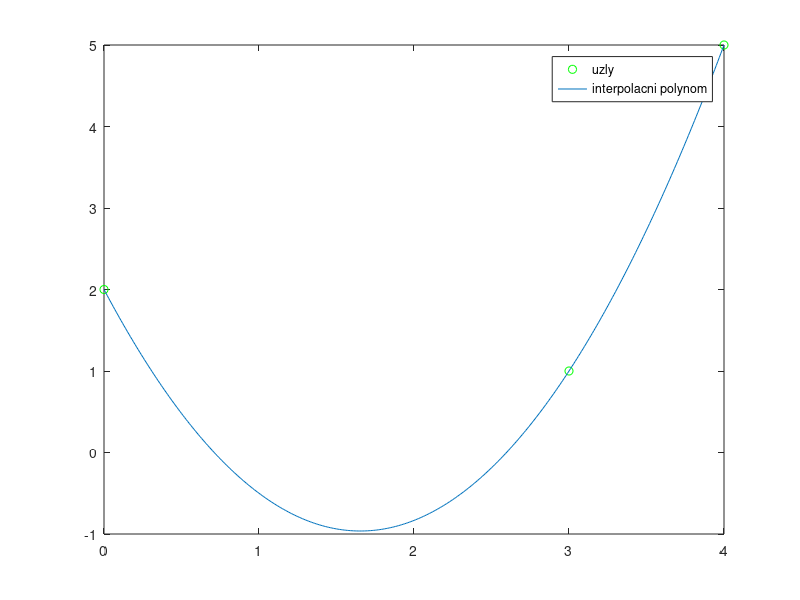

Recreate this plot in MATLAB.
% Interpolačný polynom
% Newtonov tvar
% Str. 74 pr.10

% Vectory
x = [0; 3; 4];
y = [2; 1; 5];

format rat
n = length(x);

% Diference 0. radu
df0 = y

% Diference 1. radu
for i = 1: n-1, df1(i) = (df0(i+1)-df0(i)) / (x(i+1)-x(i)), end

% Diference 2. radu
for i = 1: n-2, df2(i) = (df1(i+1)-df1(i)) / (x(i+2)-x(i)), end

format short
xg = x(1) : 0.01 : x(3);
yg = df0(1) + df1(1)*(xg-x(1)) + df2 (1)*(xg -x(1)).*(xg-x(2))

plot(x, y, 'go')
hold on
plot(xg, yg)
legend('uzly', 'interpolacni polynom')